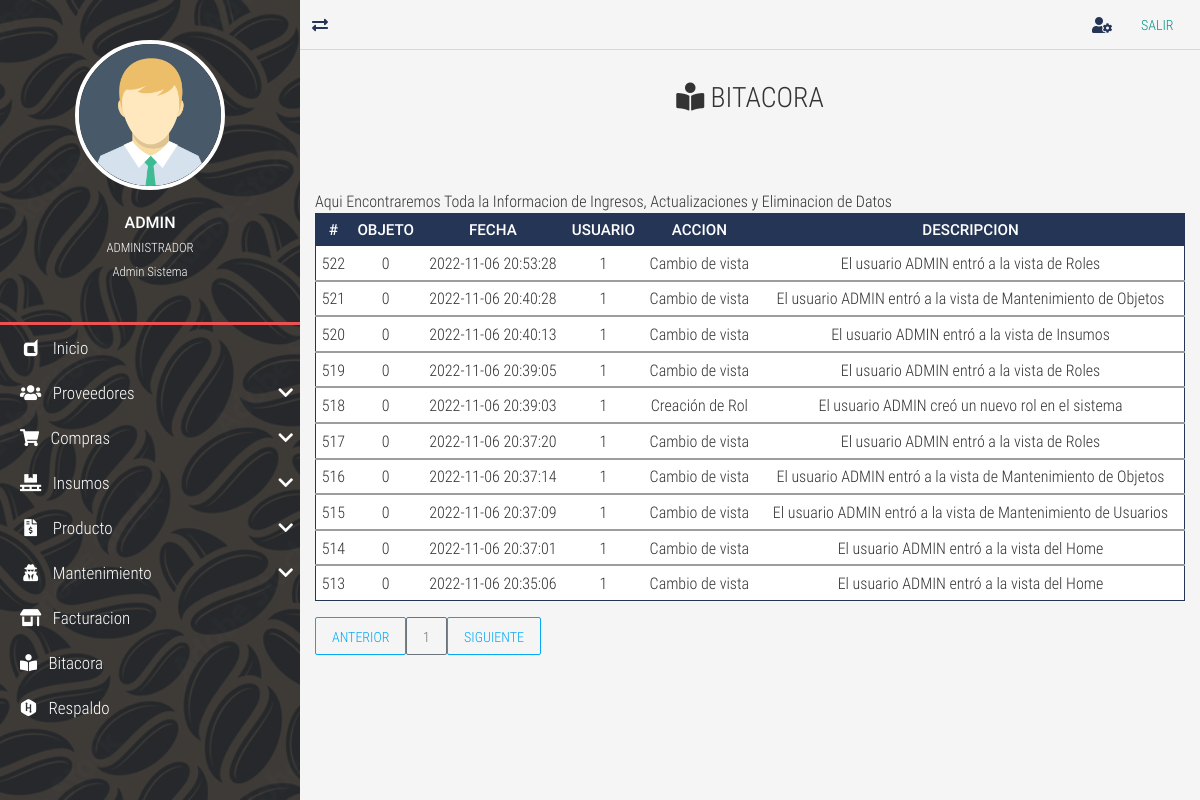
/bitacora/ (signed in), run on an earlier commit of the app's database.
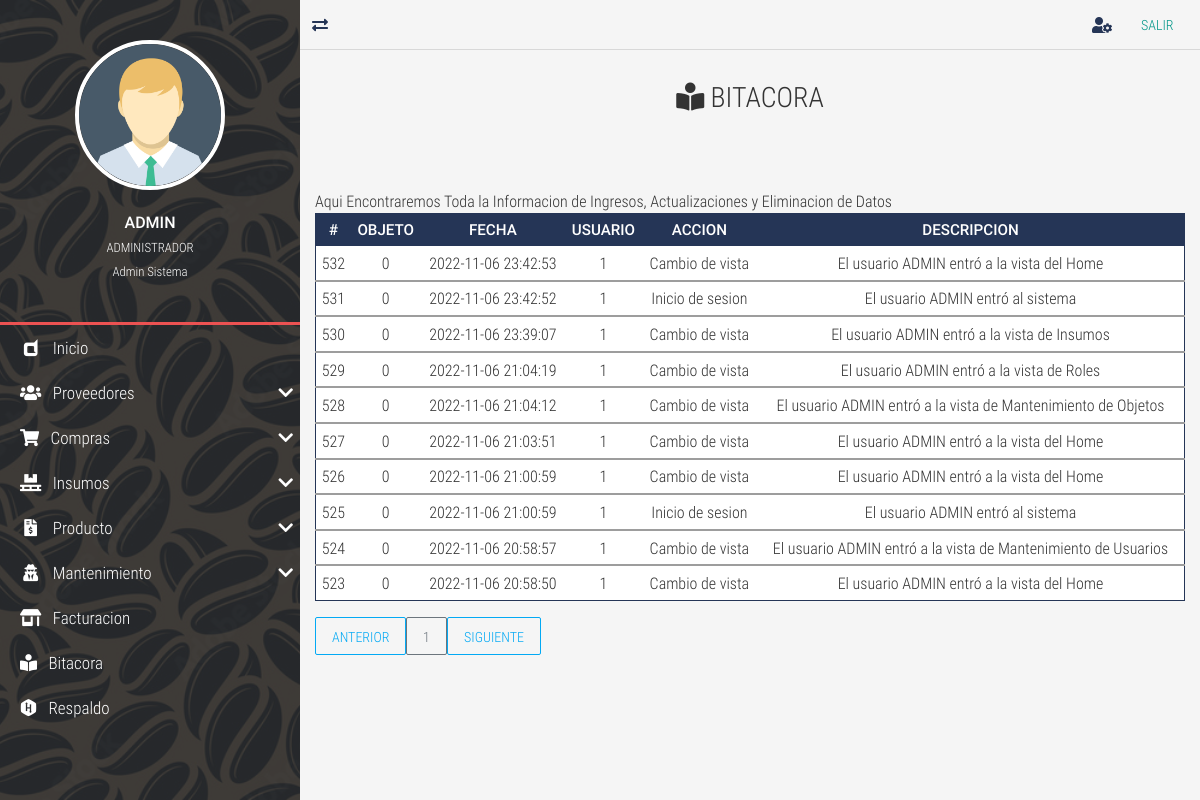
And on a later commit of the database.
### tables this page shows
CREATE TABLE `TBL_bitacora` (
  `id_bitacora` int NOT NULL AUTO_INCREMENT,
  `id_objeto` int DEFAULT NULL,
  `fecha` datetime NOT NULL,
  `id_usuario` int DEFAULT NULL,
  `accion` tinytext NOT NULL COMMENT 'accion realizada si es un ingreso nuevo, actualizacion. eliminacion o una consulta.',
  `descripcion` text,
  PRIMARY KEY (`id_bitacora`),
  KEY `FK_TBL_bitacora_TBL_usuarios` (`id_usuario`),
  CONSTRAINT `FK_TBL_bitacora_TBL_usuarios` FOREIGN KEY (`id_usuario`) REFERENCES `TBL_usuarios` (`id_usuario`)
);

### controladores/vistasControlador.php (called while the page is built, shortened)
<?php
	class vistasControlador extends vistasModelo{
		public function obtener_plantilla_controlador(){
			return require_once "./vistas/plantilla.php";
		}
	}

### index.php (called while the page is built, shortened)
<?php
	require_once "./controladores/vistasControlador.php";
	$plantilla = new vistasControlador();
	$plantilla->obtener_plantilla_controlador();

### vistas/contenidos/bitacora-view.php (the view)
<div class="full-box page-header">
	<h3 class="text-center">
		<i class="fas fa-book-reader"></i> BITACORA
	</h3>
</div>
<div class="container-fluid">
	<div class="table-responsive">
    <caption>Aqui Encontraremos Toda la Informacion de Ingresos, Actualizaciones y  Eliminacion de Datos</caption>
	<table class="table table-dark table-sm" id="tblDatos">
		<thead>
			<tr class="text-center roboto-medium">
				<th>#</th>
				<th>OBJETO</th>
				<th>FECHA</th>
				<th>USUARIO</th>
				<th>ACCION</th>
				<th>DESCRIPCION</th>
			</tr>
		</thead>
		<?php
			include ("./cone.php");
			$sql="SELECT * FROM TBL_bitacora WHERE id_bitacora ORDER BY id_bitacora DESC ";
			$result=mysqli_query($conexion,$sql);
			while($mostrar=mysqli_fetch_assoc ($result)){
		?>
				<tbody>
					<tr class="text-center" >
						<td><?php echo $mostrar['id_bitacora']?></td>
						<td><?php echo $mostrar['id_objeto']?></td>
						<td><?php echo $mostrar['fecha']?></td>
						<td><?php echo $mostrar['id_usuario']?></td>
						<td><?php echo $mostrar['accion']?></td>
						<td><?php echo $mostrar['descripcion']?></td>
					</tr>
				</tbody>
		<?php
			}
		?>
	</table>
	<div id="paginador" class=""></div>

What changed in the data, as far as the page shows it:
no longer on this page (row unchanged): tbl_bitacora: id_bitacora "522", id_objeto "0", fecha "2022-11-06 20:53:28", id_usuario "1", accion "Cambio de vista", descripcion "El usuario ADMIN entró a la vista de Roles"
no longer on this page (row unchanged): tbl_bitacora: id_bitacora "521", id_objeto "0", fecha "2022-11-06 20:40:28", id_usuario "1", accion "Cambio de vista", descripcion "El usuario ADMIN entró a la vista de Mantenimiento de Objetos"
no longer on this page (row unchanged): tbl_bitacora: id_bitacora "520", id_objeto "0", fecha "2022-11-06 20:40:13", id_usuario "1", accion "Cambio de vista", descripcion "El usuario ADMIN entró a la vista de Insumos"
no longer on this page (row unchanged): tbl_bitacora: id_bitacora "519", id_objeto "0", fecha "2022-11-06 20:39:05", id_usuario "1", accion "Cambio de vista", descripcion "El usuario ADMIN entró a la vista de Roles"
no longer on this page (row unchanged): tbl_bitacora: id_bitacora "518", id_objeto "0", fecha "2022-11-06 20:39:03", id_usuario "1", accion "Creación de Rol", descripcion "El usuario ADMIN creó un nuevo rol en el sistema"
no longer on this page (row unchanged): tbl_bitacora: id_bitacora "517", id_objeto "0", fecha "2022-11-06 20:37:20", id_usuario "1", accion "Cambio de vista", descripcion "El usuario ADMIN entró a la vista de Roles"
no longer on this page (row unchanged): tbl_bitacora: id_bitacora "516", id_objeto "0", fecha "2022-11-06 20:37:14", id_usuario "1", accion "Cambio de vista", descripcion "El usuario ADMIN entró a la vista de Mantenimiento de Objetos"
no longer on this page (row unchanged): tbl_bitacora: id_bitacora "515", id_objeto "0", fecha "2022-11-06 20:37:09", id_usuario "1", accion "Cambio de vista", descripcion "El usuario ADMIN entró a la vista de Mantenimiento de Usuarios"
no longer on this page (row unchanged): tbl_bitacora: id_bitacora "514", id_objeto "0", fecha "2022-11-06 20:37:01", id_usuario "1", accion "Cambio de vista", descripcion "El usuario ADMIN entró a la vista del Home"
no longer on this page (row unchanged): tbl_bitacora: id_bitacora "513", id_objeto "0", fecha "2022-11-06 20:35:06", id_usuario "1", accion "Cambio de vista", descripcion "El usuario ADMIN entró a la vista del Home"
added tbl_bitacora: id_bitacora "532", id_objeto "0", fecha "2022-11-06 23:42:53", id_usuario "1", accion "Cambio de vista", descripcion "El usuario ADMIN entró a la vista del Home"
added tbl_bitacora: id_bitacora "531", id_objeto "0", fecha "2022-11-06 23:42:52", id_usuario "1", accion "Inicio de sesion", descripcion "El usuario ADMIN entró al sistema"
added tbl_bitacora: id_bitacora "530", id_objeto "0", fecha "2022-11-06 23:39:07", id_usuario "1", accion "Cambio de vista", descripcion "El usuario ADMIN entró a la vista de Insumos"
added tbl_bitacora: id_bitacora "529", id_objeto "0", fecha "2022-11-06 21:04:19", id_usuario "1", accion "Cambio de vista", descripcion "El usuario ADMIN entró a la vista de Roles"
added tbl_bitacora: id_bitacora "528", id_objeto "0", fecha "2022-11-06 21:04:12", id_usuario "1", accion "Cambio de vista", descripcion "El usuario ADMIN entró a la vista de Mantenimiento de Objetos"
added tbl_bitacora: id_bitacora "527", id_objeto "0", fecha "2022-11-06 21:03:51", id_usuario "1", accion "Cambio de vista", descripcion "El usuario ADMIN entró a la vista del Home"
added tbl_bitacora: id_bitacora "526", id_objeto "0", fecha "2022-11-06 21:00:59", id_usuario "1", accion "Cambio de vista", descripcion "El usuario ADMIN entró a la vista del Home"
added tbl_bitacora: id_bitacora "525", id_objeto "0", fecha "2022-11-06 21:00:59", id_usuario "1", accion "Inicio de sesion", descripcion "El usuario ADMIN entró al sistema"
added tbl_bitacora: id_bitacora "524", id_objeto "0", fecha "2022-11-06 20:58:57", id_usuario "1", accion "Cambio de vista", descripcion "El usuario ADMIN entró a la vista de Mantenimiento de Usuarios"
added tbl_bitacora: id_bitacora "523", id_objeto "0", fecha "2022-11-06 20:58:50", id_usuario "1", accion "Cambio de vista", descripcion "El usuario ADMIN entró a la vista del Home"
